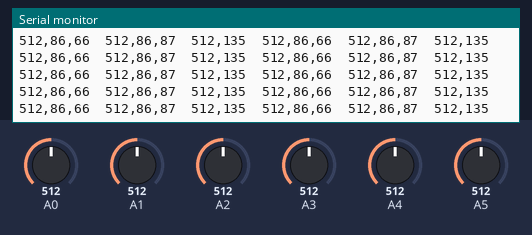
The sketch below on a simulated Arduino Uno, built with avr-gcc and run on an emulated ATmega328P. On the bench: the last lines printed to the serial monitor. The inputs (shaded band) are chosen by the test bench; at power-on: A0 = 512, A2 = 512, A1 = 512, A3 = 512, A4 = 512, A5 = 512.

Above: at 1.4 s.
1.5 s: A0 set to 107
At 2.08 s:
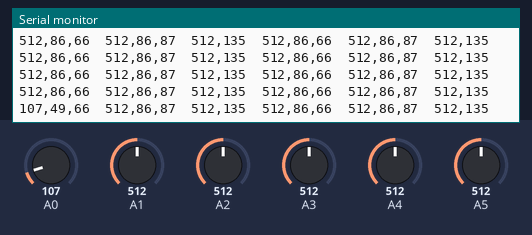
4.5 s: A0 set to 88
At 4.65 s:
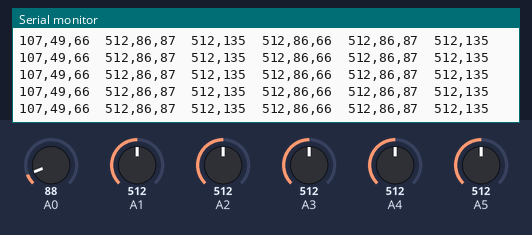
6.0 s: A2 set to 328
At 6.15 s:
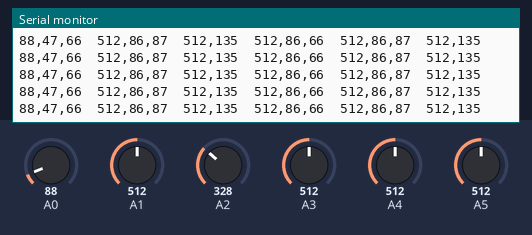
7.5 s: A2 set to 304
At 7.65 s:
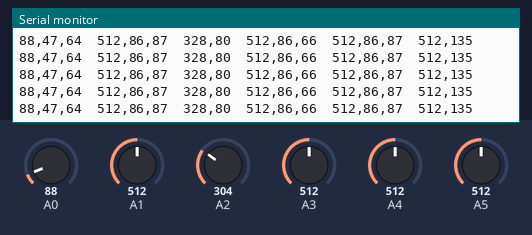
Timing chart, 0 to 10.5 s (numbered marks = the images above; inputs shaded):
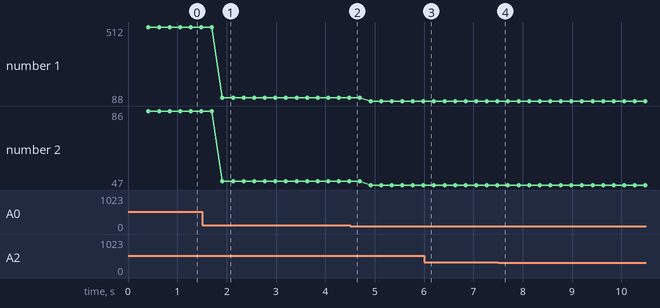

Measured:
- after the input at 1.5 s, the serial monitor: prints a new line after 0.42 s (image 1)
- plotted number 1: 512 → 107 after the input at 1.5 s, 107 → 88 after the input at 4.5 s
- plotted number 2: 86 → 49 after the input at 1.5 s, 49 → 47 after the input at 4.5 s

The sketch:

lively_friend_cs.ino
```cpp
/*
 Lively Friend Code v.2
 Alexandra Abalada and Hector Caltenco
 April 2013

 Lively Friend components:
 * Music Instrument Shield
 * 4 pressure sensors in A0, A1, A3, A4
 * 2 flex bend sensors in A2, A5

 Usage
 Pressure sensors control volume for each insrument
 Bend Sensor in A2 chooses instruments 0 and 1
 Bend Sensor in A5 chooses instruments 3 and 4

 created March 2013
 modified 04 May 2013

 Based on Music instrument shield example code

 https://www.sparkfun.com/tutorials/302

 */

#include <SoftwareSerial.h>

SoftwareSerial mySerial(2, 3); // RX, TX

byte note = 0; //The MIDI note value to be played
byte resetMIDI = 4; //Tied to VS1053 Reset line
byte ledPin = 13; //MIDI traffic inidicator

void setup() {
  // initialize serial communications (for debugging only):
  Serial.begin(9600);

  //Setup soft serial for MIDI control
  mySerial.begin(31250);

  //Reset the VS1053
  pinMode(resetMIDI, OUTPUT);
  digitalWrite(resetMIDI, LOW);
  delay(100);
  digitalWrite(resetMIDI, HIGH);
  delay(100);
  talkMIDI(0xB0, 0x07, 120); //0xB0 is channel message, set channel volume to near max (127)
  talkMIDI(0xB0, 0, 0x78); //Default bank select drums
  //B0 means bakn select, type of instrument
  //0 default bank
  //0x78 means the percursion's bank

}

void loop() {
  // read the sensor:
  int sensorReading0 = analogRead(A0);
  int sensorReading1 = analogRead(A1);
  int sensorReading2 = analogRead(A2);
  int sensorReading3 = analogRead(A3);
  int sensorReading4 = analogRead(A4);
  int sensorReading5 = analogRead(A5);


  //instrumetns' initial value
  static byte instrument0 = 80;//39;
  static byte instrument1 = 61;
  static byte instrument2 = 81;
  static byte instrument3 = 55;

  // map the volume to the range of the analog input.
  // change the minimum and maximum input numbers below
  // depending on the range your sensor's giving:
  int volume0 = map(sensorReading0, 0, 960, 40, 127);
  int volume1 = map(sensorReading1, 0, 960, 40, 127);
  int volume2 = map(sensorReading3, 0, 960, 40, 127);
  int volume3 = map(sensorReading4, 0, 960, 40, 127);

  // map the pitch (or instrument) range of the bend sensor input
  // the minimum note is 27 and maximum 87 for the percussions
  // change the minimum and maximum input numbers below
  // depending on the range your sensor's giving:
  int thisNote0 = map(sensorReading2, 150, 350, 27, 87);
  int thisNote1 = map(sensorReading5, 150, 350, 27, 87);


  // play the note for the first instrument pair:
  //make the logic between the sensors
  if (sensorReading0>10) {
    talkMIDI(0xC0, instrument0, 0); //Set instrument number. 0xC0 is a 1 data byte command
    //Note on channel 1 (0x90), some note value (note), middle velocity (0x45):
    noteOn(0, instrument0, volume0);
    delay(50);
    noteOff(0, instrument0, volume0);
  }

  if (sensorReading1>10) {
    talkMIDI(0xC0, instrument1, 0); //Set instrument number. 0xC0 is a 1 data byte command
    noteOn(0, instrument1, volume1);
    delay(50);
    noteOff(0,instrument1, volume1);
  }
  if (sensorReading2>320 || sensorReading2<300) {
    //talkMIDI(0xC0, thisPitch2, 0); //Set instrument number. 0xC0 is a 1 data byte command
    instrument0 = constrain(thisNote0*0.8, 27,66);
    instrument1 = constrain(thisNote0*1.2, 35,87);
    //noteOn(0, thisPitch2, 120);
    //delay(50);
    //noteOff(0,thisPitch2, 120);
  }

  // play the note for the second instrument pair:
  //make the logic between the sensors
  if (sensorReading3>10) {
    talkMIDI(0xC0, instrument2, 0); //Set instrument number. 0xC0 is a 1 data byte command
    //Note on channel 1 (0x90), some note value (note), middle velocity (0x45):
    noteOn(0, instrument2, volume2);
    delay(50);
    noteOff(0, instrument2, volume2);
  }

  if (sensorReading4>10) {
    talkMIDI(0xC0, instrument3, 0); //Set instrument number. 0xC0 is a 1 data byte command
    noteOn(0, instrument3, volume3);
    delay(50);
    noteOff(0,instrument3, volume3);
  }
  if (sensorReading5>320 || sensorReading5<300) {
    //talkMIDI(0xC0, thisPitch2, 0); //Set instrument number. 0xC0 is a 1 data byte command
    instrument2 = constrain(thisNote1*0.8, 27,66);
    instrument3 = constrain(thisNote1*1.2, 35,87);
    //noteOn(0, thisPitch2, 120);
    //delay(50);
    //noteOff(0,thisPitch2, 120);
  }

  // print all the information
  Serial.print (sensorReading0);
  Serial.print (',');
  Serial.print (volume0);
  Serial.print (',');
  Serial.print (instrument0);
  Serial.print ('\t');

  Serial.print (sensorReading1);
  Serial.print (',');
  Serial.print (volume1);
  Serial.print (',');
  Serial.print (instrument1);
  Serial.print ('\t');

  Serial.print (sensorReading2);
  Serial.print (',');
  Serial.print (thisNote0);
  Serial.print ('\t');

  Serial.print (sensorReading3);
  Serial.print (',');
  Serial.print (volume2);
  Serial.print (',');
  Serial.print (instrument2);
  Serial.print ('\t');

  Serial.print (sensorReading4);
  Serial.print (',');
  Serial.print (volume3);
  Serial.print (',');
  Serial.print (instrument3);
  Serial.print ('\t');

  Serial.print (sensorReading5);
  Serial.print (',');
  Serial.print (thisNote1);
  Serial.println ();
}

//Send a MIDI note-on message.  Like pressing a piano key
//channel ranges from 0-15
void noteOn(byte channel, byte note, byte attack_velocity) {
  talkMIDI( (0x90 | channel), note, attack_velocity);
}

//Send a MIDI note-off message.  Like releasing a piano key
void noteOff(byte channel, byte note, byte release_velocity) {
  talkMIDI( (0x80 | channel), note, release_velocity);
}

//Plays a MIDI note. Doesn't check to see that cmd is greater than 127, or that data values are less than 127
void talkMIDI(byte cmd, byte data1, byte data2) {
  digitalWrite(ledPin, HIGH);
  mySerial.write(cmd);
  mySerial.write(data1);

  //Some commands only have one data byte. All cmds less than 0xBn have 2 data bytes
  //(sort of: http://253.ccarh.org/handout/midiprotocol/)
  if( (cmd & 0xF0) <= 0xB0)
    mySerial.write(data2);

  digitalWrite(ledPin, LOW);
}
```
